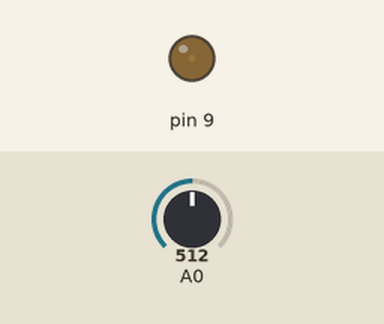
This sketch was run on a simulated Arduino Uno, built with avr-gcc and run on an emulated ATmega328P. On the bench: output pins drawn as LEDs (lit = HIGH). The test bench sets the inputs (shaded band); at power-on: A0 = 512.

Above: at 1.2 s.
1.3 s: A0 set to 306
At 2.4 s:
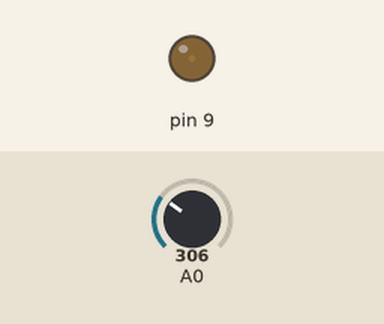
2.9 s: A0 set to 900
At 3.7 s:
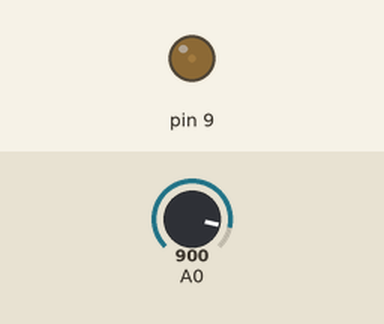
4.5 s: A0 set to 0
At 4.9 s:
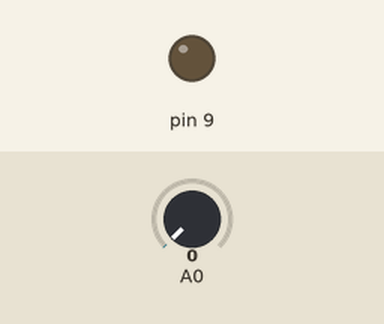
6.0 s: A0 set to 1023
At 7.2 s:
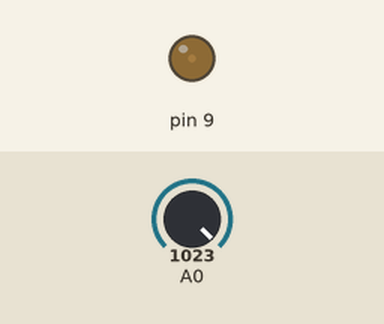
Timing chart, 0 to 8.6 s (numbered marks = the images above; inputs shaded):
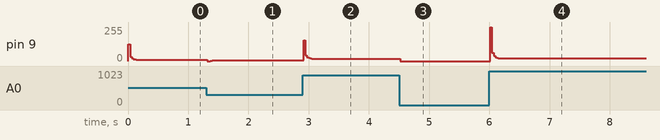

Measured:
- after the input at 1.3 s, pin 9: 10/255 → 6/255 at once
- after the input at 2.9 s, pin 9: 6/255 → 18/255 at once
- after the input at 4.5 s, pin 9: 18/255 → 0/255 at once
- after the input at 6.0 s, pin 9: 0/255 → 20/255 at once

The sketch:

Fractional_Arduino.ino
```cpp
#define NUM_NODES 26
#define MEMORY_WINDOW 6

// Коэффициенты Грюнвальда-Летникова для альфа = 0.75 (рассчитаны заранее для экономии ОЗУ)
const float fracWeights[MEMORY_WINDOW] = {1.0000, -0.7500, -0.0938, -0.0391, -0.0220, -0.0143};

float stateHistory[MEMORY_WINDOW][NUM_NODES];
int historyIndex = 0;
bool isHistoryFull = false;

void setup() {
  Serial.begin(115200);
  // Инициализация портов для мультиплексоров CD4051 и потенциометров X9C103S
  for(int i=0; i<MEMORY_WINDOW; i++) {
    for(int j=0; j<NUM_NODES; j++) stateHistory[i][j] = 0.0;
  }
}

void loop() {
  float currentSensors[NUM_NODES];

  // 1. Опрашиваем твои копеечные компоненты и усы рыбки
  for(int i=0; i<NUM_NODES; i++) {
    currentSensors[i] = analogRead(A0) / 1023.0; // Пример чтения аналогового тока Кирхгофа
  }

  // 2. Записываем в кольцевой буфер памяти атомов решетки
  for(int i=0; i<NUM_NODES; i++) {
    stateHistory[historyIndex][i] = currentSensors[i];
  }

  // 3. Считаем дробный шаг «в железе» (in-materio)
  float fractionalGraphUpdate[NUM_NODES];

  for(int node = 0; node < NUM_NODES; node++) {
    float sum = 0.0;
    for(int step = 0; step < MEMORY_WINDOW; step++) {
      // Идем назад во времени от текущего индекса
      int idx = historyIndex - step;
      if (idx < 0) idx += MEMORY_WINDOW;

      sum += fracWeights[step] * stateHistory[idx][node];
    }
    fractionalGraphUpdate[node] = sum;
  }

  // 4. Двигаем индекс буфера
  historyIndex++;
  if(historyIndex >= MEMORY_WINDOW) historyIndex = 0;

  // 5. Выдаем дробный синаптический ток на цифровой потенциометр X9C103S
  // Здесь твой «дышащий» граф физически меняет геометрию кубосферы!
  analogWrite(9, constrain(fractionalGraphUpdate[0] * 255, 0, 255));

  delay(20); // 10-секундный перекур процессора в масштабе миллисекунд :)
}
```
